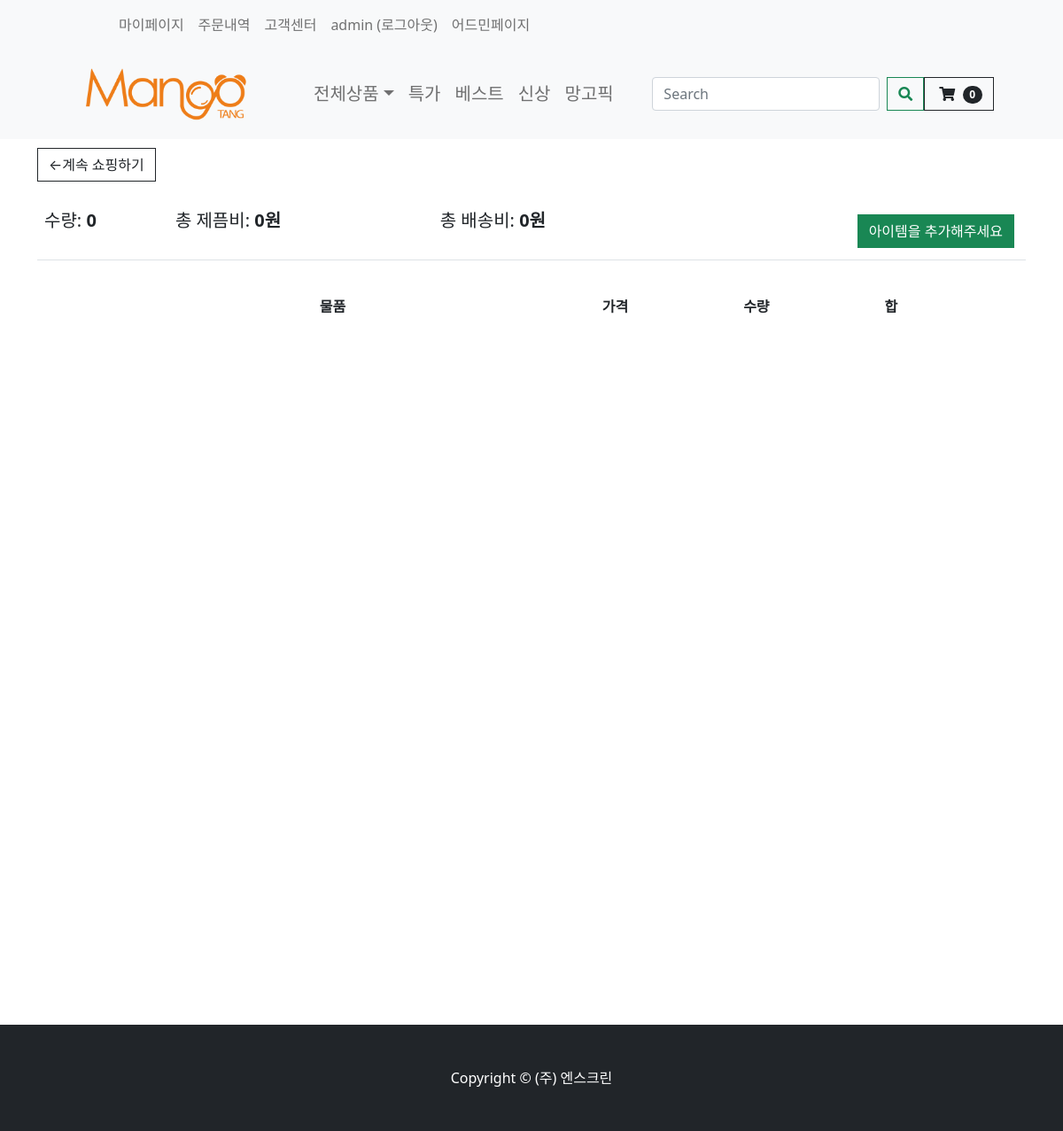
The app's page /cart/ (signed in), older data.
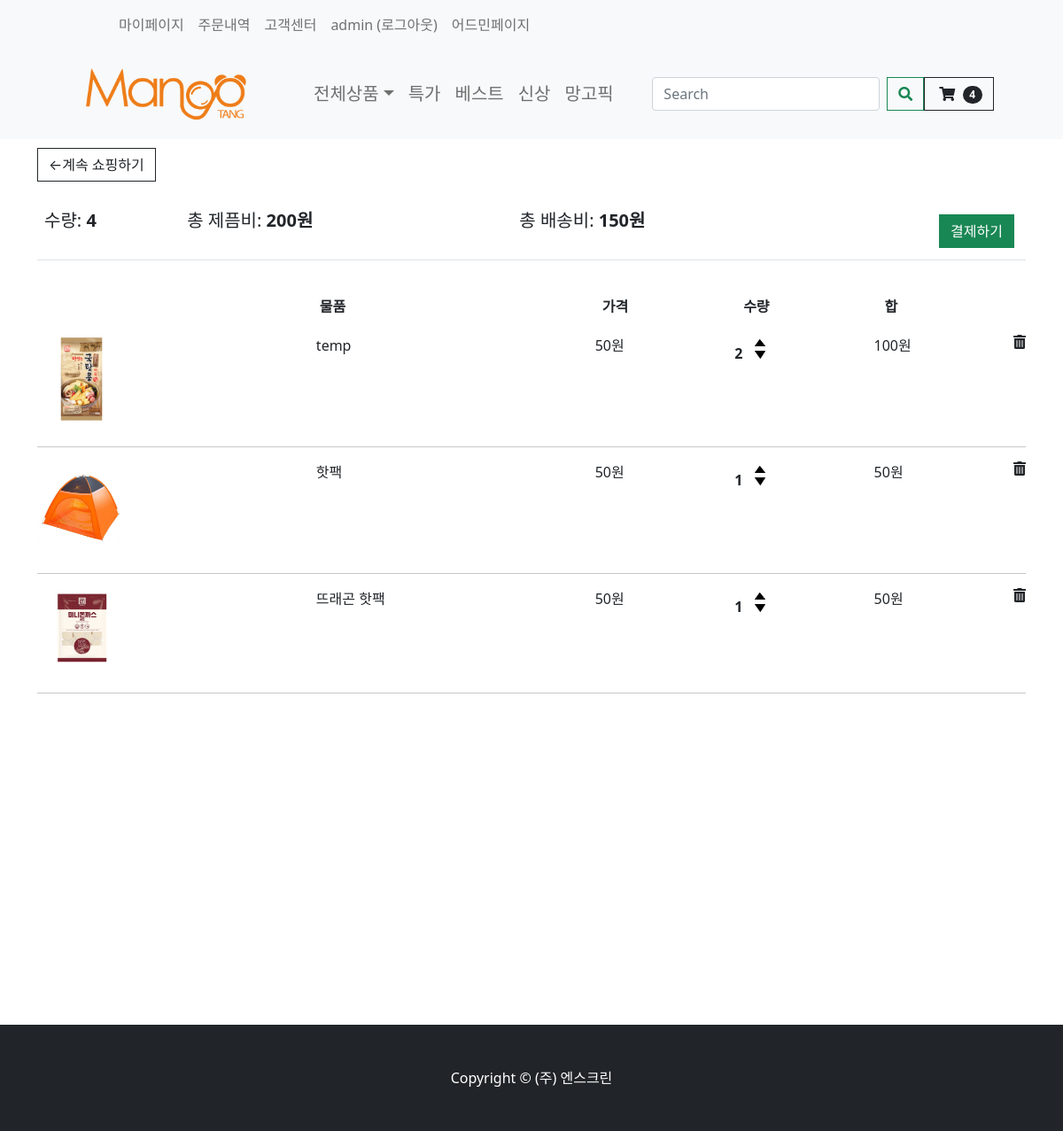
The same page, newer data.
### store/models.py (models this page shows, shortened)
class Order(models.Model):
    customer = models.ForeignKey(Customer, on_delete=models.SET_NULL, null=True, blank=True)
    date_ordered = models.DateTimeField(auto_now_add=True)
    order_status = models.BooleanField(default=False)
    payment_state = models.BooleanField(default=False)
    shipping_fee = models.IntegerField(null=True, blank=True)
    order_number = models.IntegerField(null=True, blank=True)
    email = models.EmailField(null=True,blank=True)
    total_fee = models.IntegerField(null=True, blank=True)
    post_code = models.CharField(max_length=200, null=True, blank=True)
    recipent_address1 = models.CharField(max_length=200, null=False)
    recipent_address2 = models.CharField(max_length=200, null=False)
    recipent_number = models.CharField(max_length=50, null=False)
    recipent_name = models.CharField(max_length=50, null=False)
    order_request = models.CharField(max_length=100, null=False)
    orderer_number = models.CharField(max_length=100, null=False)
    orderer_name = models.CharField(max_length=100, null=False)
    @property
    def get_cart_items(self):
        orderitems = self.orderitem_set.all()
        total = sum([item.quantity for item in orderitems])
        return total
    @property
    def get_total(self): #옵션 포함 해당 order의 모든 가격
        orderitems = self.orderitem_set.all()  # 해당 order의 자식 가져와서
        total = sum([item.get_total for item in orderitems])  # 다더함함
        optionTotal = sum([item.get_option_cart_total for item in orderitems])  # 다더함함
        return total + optionTotal
    @property
    def get_deliver_price(self):
        orderitems = self.orderitem_set.all()
        total = sum([item.get_delivery_price for item in orderitems])
        return total

class OrderItem(models.Model):
    product = models.ForeignKey(Product, on_delete=models.SET_NULL, null=True)
    order = models.ForeignKey(Order, on_delete=models.SET_NULL, null=True, blank=True)
    orderHistory = models.ForeignKey(OrderHistory, on_delete=models.SET_NULL, null=True)
    deliver_state = models.CharField(max_length=200, null=True, blank=True)
    quantity = models.IntegerField(default=0, null=True, blank=True)
    date_added = models.DateTimeField(auto_now_add=True)
    item_option_bool = models.BooleanField(default=False, blank=False, null=True)
    @property #배송비
    def get_delivery_price(self):
        return self.product.shipment_price
    @property#제품 가격
    def get_total(self):
        total = self.product.price_discount * self.quantity
        return total
    @property #옵션 가격
    def get_option_cart_total(self):
        orderOptions = self.orderitemoption_set.all()  # 해당 order의 자식 가져와서
        total = sum([item.get_total for item in orderOptions])  # 다더함함
        return total

class Product(models.Model):
    product_name = models.CharField(max_length=200)
    price = models.FloatField(null=False, blank=False)
    image_detail = models.ImageField(null=True, blank=True)
    image_title = models.ImageField(null=True, blank=True)
    image_introduce = models.ImageField(null=True, blank=True)
    seller_code = models.CharField(max_length=50, null=False, blank=False)
    price_discount = models.FloatField(null=True)
    discount = models.IntegerField(null=True)
    stock = models.IntegerField()
    first_title = models.CharField(max_length=200)
    second_title = models.CharField(max_length=200)
    shipment_price = models.IntegerField(blank=True)
    hash_tag = models.CharField(max_length=200)
    option_bool = models.BooleanField(default=False, blank=False, null=True)
    collection_tag = models.CharField(max_length=200, null=True)
    item_company = models.CharField(null=False, max_length=200)
    product_status = models.BooleanField(default=False, blank=False, null=True)

### store/views.py (the view)
# urls.py: path('cart/', views.cart, name="cart"),
@login_required(login_url='/login')
def cart(request):
    customer = request.user.customer
    order, created = Order.objects.get_or_create(customer=customer, order_status=False)
    items = order.orderitem_set.all()  # orderitem은 Order의 자식 그래서 쿼리 가능
    cartItems = order.get_cart_items
    itemOption = []
    if (bool(items) == True):  # 카트 비어있는지 확인
        for item in items:
            itemOption += OrderItemOption.objects.filter(order_item_option=item)
    else:
        items = []
        itemOption = []
    context = {'items': items, 'order': order, 'cartItems': cartItems, 'itemOption': itemOption}
    return render(request, 'store/cart.html', context)

### store/templates/store/cart.html (shortened to what this page needs)
{% extends 'store/main.html' %}
{% load static %}
{% block content %}
    <div class="container" style="height: 1000px">
        <div class="row">
            <div class="col-lg-12">
                <div class="box-element">
                    <a class="btn btn-outline-dark" href="{% url 'store' %}">&#x2190;계속 쇼핑하기</a>
                    <br>
                    <br>
                    <table class="table">
                        <tr>
                            <th><h5>수량: <strong class="cart-quantity-total">{{ order.get_cart_items }}</strong></h5>
                            </th>
                            <th><h5>총 제픔비: <strong
                                    class="cart-price-total">{{ order.get_total|floatformat:0 }}원</strong></h5>
                            </th>
                            <th>
                            <th><h5>총 배송비: <strong
                                    class="cart-price-total">{{ order.get_deliver_price |floatformat:0 }}원</strong></h5>
                            </th>
                            {% if order.get_cart_items == 0 %}
                            <th>
                                <a style="float:right; margin:5px;" href="/" class="btn btn-success no-item" >아이템을 추가해주세요</a>
                            </th>
                            {% else %}
                            <th>
                                <a style="float:right; margin:5px;" class="btn btn-success" href="{% url 'checkout' %}">결제하기</a>
                            </th>
                            {% endif %}
                        </tr>
                    </table>
                </div>
                <br>
                <div class="box-element">
                    <div class="cart-row">
                        <div style="flex:2"></div>
                        <div style="flex:2"><strong>물품</strong></div>
                        <div style="flex:1"><strong>가격</strong></div>
                        <div style="flex:1"><strong>수량</strong></div>
                        <div style="flex:1"><strong>합</strong></div>
                    </div>
                    {% for item in items %}
                        {% if item.item_option_bool == False %}
                            <div class="cart-row cart-row{{ forloop.counter0 }}">
                                <div style="flex:2"><img class="row-image" src="{{ item.product.image_title.url }}">
                                </div>
                                <div style="flex:2"><p>{{ item.product.product_name }}</p></div>
                                <div style="flex:1"><p>{{ item.product.price_discount | floatformat:0 }}원</p></div>
                                <div style="flex:1">
                                    <p class="quantity quantity-total{{ forloop.counter0 }}">{{ item.quantity }}</p>
                                    <div class="quantity">
                                        <img class="chg-quantity update-cart-item"
                                             data-quantity="{{ forloop.counter0 }}"
                                             data-product="{{ item.product.seller_code }}"
                                             src="{% static  'images/arrow-up.png' %}" data-action="add">
                                        <img class="chg-quantity update-cart-item"
                                             data-quantity="{{ forloop.counter0 }}"
                                             data-product="{{ item.product.seller_code }}"
                                             src="{% static  'images/arrow-down.png' %}" data-action="remove">
                                    </div>
                                </div>
                                <div style="flex:1"><p
                                        class="item-cost-total{{ forloop.counter0 }}">{{ item.get_total|floatformat:0 }}원</p>
                                </div>
                                <i type="button" data-code="{{ item.product.seller_code }}"
                                   data-loop="{{ forloop.counter0 }}"
                                   class="fas fa-trash-alt delete-item"></i>
                            </div>
                        {% endif %}
                        <hr class="item-divider{{ forloop.counter0 }}">
                    {% endfor %}
                </div>
            </div>
        </div>
    </div>
{% endblock content %}

### store/templates/store/main.html (shortened to what this page needs)
<!DOCTYPE html>
{% load static %}
<html lang="en">
<head>
    <link rel="stylesheet" type="text/css" href="{% static 'css/styles.css' %}">
    <link rel="stylesheet" type="text/css" href="{% static 'css/my.css' %}">
    <link href="https://cdnjs.cloudflare.com/ajax/libs/font-awesome/5.13.0/css/all.min.css" rel="stylesheet">
</head>
<body>
{% include "store/navbar.html" %}
{% block content %}{% endblock content %}
<footer class="py-5 bg-dark">
    <div class="container"><p class="m-0 text-center text-white">Copyright &copy; (주) 엔스크린</p></div>
</footer>
</body>
</html>

### store/templates/store/navbar.html (shortened to what this page needs)
{% load static %}
<nav class="navbar navbar-expand-lg navbar-light bg-light">
    <div class="bg-light container px-4 px-lg-5">
        <ul class="navbar-nav me-auto mb-2 mb-lg-0 ms-lg-5" style="">
            <li class="nav-item"><a href="{% url 'orderhistory' %}"
                                    class="nav-link dropdown-menu-size-customer">마이페이지</a></li>
            <li class="nav-item"><a href="{% url 'orderhistory' %}"
                                    class="nav-link dropdown-menu-size-customer">주문내역</a></li>
            <li class="nav-item"><a href="{% url 'faq' %}"
                                    class="nav-link dropdown-menu-size-customer">고객센터</a></li>
            {% if user.is_authenticated %}
                <a class="nav-link" href="{% url 'logout' %}">{{ user.username }} (로그아웃)</a>
            {% else %}
                <li class="nav-item"><a href="{% url 'login' %}" class="nav-link dropdown-menu-size-customer">로그인</a>
                </li>
            {% endif %}
            {% if user.is_superuser %}
                        <a class="nav-link" href={% url 'admin:index' %}>어드민페이지</a>
            {% endif %}
        </ul>
    </div>
</nav>
<nav class="navbar navbar-expand-lg navbar-light bg-light">
    <div class="container px-4 px-lg-5">
        <a href="{% url 'store' %}">
            <img src="{% static 'nscreen_logo/4_망고땡_로고 (영문).png' %}" width="220" alt="망고땡몰">
        </a>
        <div class="collapse navbar-collapse" id="navbarSupportedContent">
            <ul class="navbar-nav me-auto mb-2 mb-lg-0 ms-lg-5">
                <li class="nav-item dropdown">
                    <a class="nav-link dropdown-toggle dropdown-menu-size" id="navbarDropdown" href="#" role="button"
                       data-bs-toggle="dropdown" aria-expanded="false">전체상품</a>
                </li>
                <li class="nav-item"><a class="nav-link dropdown-menu-size" href="#!">특가</a></li>
                <li class="nav-item"><a class="nav-link dropdown-menu-size" href="#!">베스트</a></li>
                <li class="nav-item"><a class="nav-link dropdown-menu-size" href="#!">신상</a></li>
                <li class="nav-item"><a class="nav-link dropdown-menu-size" href="#!">망고픽</a></li>
            </ul>
            <form class="d-flex">
                <button class="btn" type="submit"></button>
                <input class="form-control me-2" type="search" placeholder="Search" aria-label="Search">
                <button class="btn btn-outline-success" type="submit"><i class="fas fa-search"></i></button>
            </form>
            <a href="{% url 'cart' %}" class="nav-link-cart">
                <button class="btn btn-outline-dark" type="submit">
                    <i class="fas fa-shopping-cart"></i>
                    <span class="badge bg-dark text-white ms-1 rounded-pill">{{ cartItems }}</span>
                </button>
            </a>
        </div>
    </div>
</nav>

Row changes from the older to the newer data that the page shows:
computed for Order: get_cart_items "0" → "4"; get_total "0" → "200"; get_deliver_price "0" → "150"
added OrderItem: product.image_title (picture), product.product_name "temp", product.price_discount "50", quantity "2", item_option_bool False (drawn), get_total "100"
added OrderItem: product.image_title (picture), product.product_name "핫팩", product.price_discount "50", quantity "1", item_option_bool False (drawn), get_total "50"
added OrderItem: product.image_title (picture), product.product_name "뜨래곤 핫팩", product.price_discount "50", quantity "1", item_option_bool False (drawn), get_total "50"
Text that changed along with them:
{{ cartItems }}: "0" → "4"
text no longer shown: "아이템을 추가해주세요"
text now shown: "결제하기"
